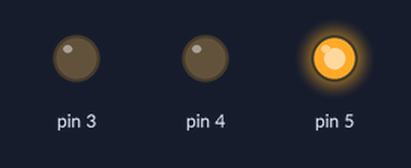
The sketch below on a simulated Arduino Uno, built with avr-gcc and run on an emulated ATmega328P. On the bench: output pins drawn as LEDs (lit = HIGH).

Above: at 1.5 s.
At 4.5 s:
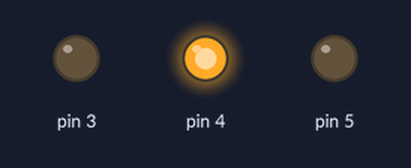
At 7.5 s:
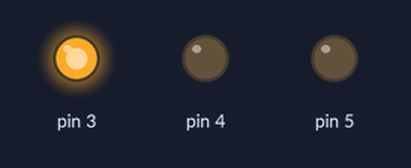
Timing chart, 0 to 11.7 s (numbered marks = the images above):
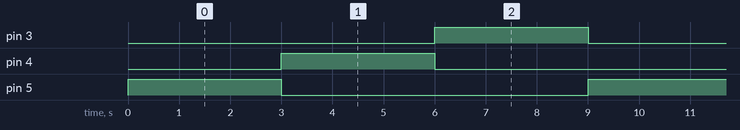

Measured:
- by itself, pin 3–5: alternates HIGH for 3.0 s and LOW for 6.0 s
- by itself, everything shown: repeats every 9.0 s, in 3 steps

The sketch:

Lesson3_V3.ino
```cpp
void setup() {
  // he LED pins as outputs
  pinMode(3,OUTPUT);
  pinMode(4,OUTPUT);
  pinMode(5,OUTPUT);

}

void loop() {
  // put your main code here, to run repeatedly:
  digitalWrite(5,HIGH);
  digitalWrite(4,LOW);
  digitalWrite(3,LOW);

  delay(3000);

  digitalWrite(5,LOW);
  digitalWrite(4,HIGH);
  digitalWrite(3,LOW);

  delay(3000);

  digitalWrite(5,LOW);
  digitalWrite(4,LOW);
  digitalWrite(3,HIGH);

  delay(3000);

}
```
